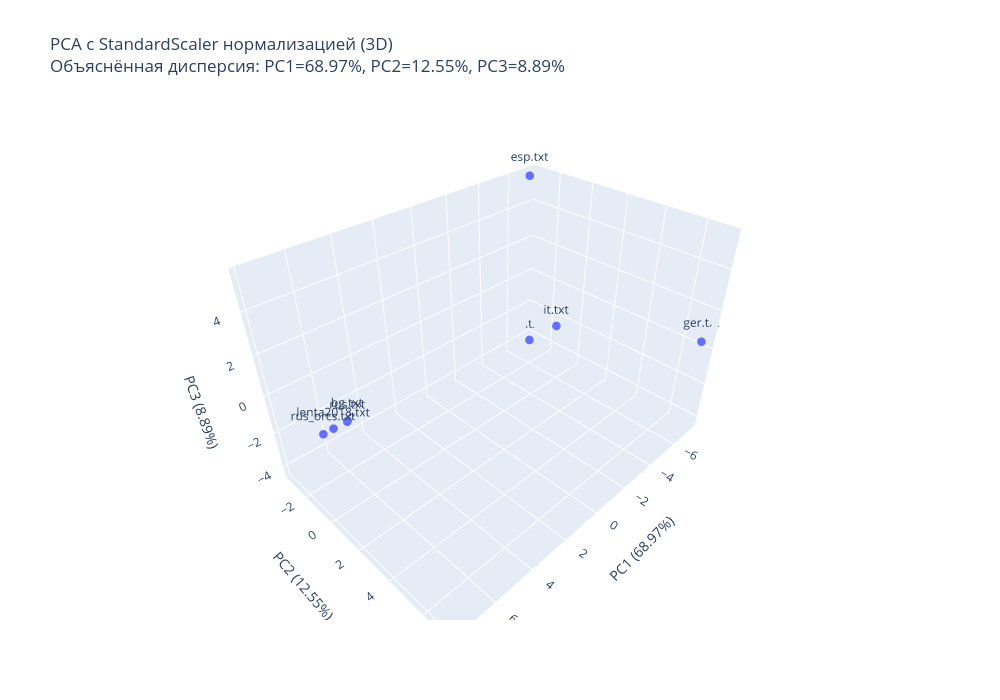

The cell this chart's notebook holds for it:
### Code cell
# Ячейка 7: PCA с нормализацией StandardScaler - 3D
# Нормализация данных
scaler = StandardScaler()
X_scaled = scaler.fit_transform(X_raw)

# PCA на нормализованных данных - 3 компоненты
pca_scaled = PCA(n_components=3)
X_pca_scaled = pca_scaled.fit_transform(X_scaled)

# Создание DataFrame для визуализации
pca_df_scaled = pd.DataFrame({
    'PC1': X_pca_scaled[:, 0],
    'PC2': X_pca_scaled[:, 1],
    'PC3': X_pca_scaled[:, 2],
    'filename': filenames
})

# График PCA с нормализацией - 3D
fig_pca_scaled = px.scatter_3d(
    pca_df_scaled,
    x='PC1',
    y='PC2',
    z='PC3',
    text='filename',
    title=f'PCA с StandardScaler нормализацией (3D)<br>'
          f'Объяснённая дисперсия: PC1={pca_scaled.explained_variance_ratio_[0]:.2%}, '
          f'PC2={pca_scaled.explained_variance_ratio_[1]:.2%}, '
          f'PC3={pca_scaled.explained_variance_ratio_[2]:.2%}',
    labels={'PC1': f'PC1 ({pca_scaled.explained_variance_ratio_[0]:.2%})',
            'PC2': f'PC2 ({pca_scaled.explained_variance_ratio_[1]:.2%})',
            'PC3': f'PC3 ({pca_scaled.explained_variance_ratio_[2]:.2%})'}
)

fig_pca_scaled.update_traces(textposition='top center', marker_size=5)
fig_pca_scaled.update_layout(height=700, width=1000)
fig_pca_scaled.show()

print(f"✓ PCA с нормализацией построен (3D)")
print(f"  Суммарная объяснённая дисперсия (3 компоненты): {sum(pca_scaled.explained_variance_ratio_):.2%}")

### Figure 1 — Plotly figure (JSON) as saved in the notebook; plotly's stock layout.template omitted (floating-point values rounded to 4 significant figures)
{"data": [{"hovertemplate": "PC1 (68.97%)=%{x}<br>PC2 (12.55%)=%{y}<br>PC3 (8.89%)=%{z}<br>filename=%{text}<extra></extra>", "legendgroup": "", "marker": {"color": "#636efa", "size": 5, "symbol": "circle"}, "mode": "markers+text", "name": "", "scene": "scene", "showlegend": false, "text": ["lenta2018.txt", "bg.txt", "esp.txt", "fr.txt", "ger.txt", "it.txt", "rus.txt", "rus_orcs.txt"], "textposition": "top center", "type": "scatter3d", "x": [7.294, 6.672, -7.181, -7.406, -7.273, -6.475, 6.64, 7.73], "y": [0.02142, 0.009105, -3.378, -3.249, 7.144, -0.5379, -0.007957, -0.00167], "z": [0.02428, -0.01406, 5.493, -4.306, 0.5101, -1.717, 0.007384, 0.002086]}], "layout": {"height": 700, "legend": {"tracegroupgap": 0}, "scene": {"domain": {"x": [0, 1], "y": [0, 1]}, "xaxis": {"title": {"text": "PC1 (68.97%)"}}, "yaxis": {"title": {"text": "PC2 (12.55%)"}}, "zaxis": {"title": {"text": "PC3 (8.89%)"}}}, "title": {"text": "PCA с StandardScaler нормализацией (3D)<br>Объяснённая дисперсия: PC1=68.97%, PC2=12.55%, PC3=8.89%"}, "width": 1000}}
